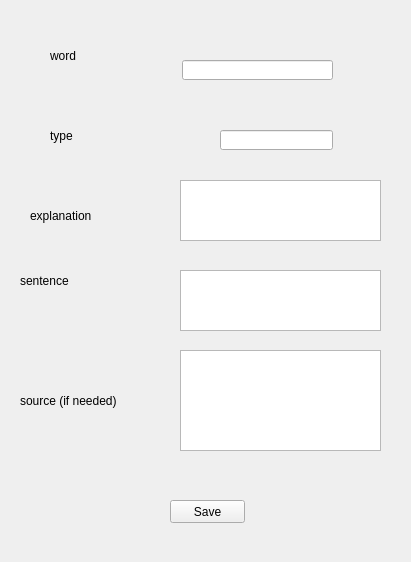
<?xml version="1.0" encoding="UTF-8"?>
<ui version="4.0">
 <class>AddNewWord_popup</class>
 <widget class="QMainWindow" name="AddNewWord_popup">
  <property name="geometry">
   <rect>
    <x>0</x>
    <y>0</y>
    <width>411</width>
    <height>562</height>
   </rect>
  </property>
  <property name="windowTitle">
   <string>MainWindow</string>
  </property>
  <widget class="QWidget" name="centralwidget">
   <widget class="QLabel" name="label">
    <property name="geometry">
     <rect>
      <x>50</x>
      <y>40</y>
      <width>71</width>
      <height>31</height>
     </rect>
    </property>
    <property name="text">
     <string>word</string>
    </property>
   </widget>
   <widget class="QLabel" name="label_2">
    <property name="geometry">
     <rect>
      <x>50</x>
      <y>120</y>
      <width>71</width>
      <height>31</height>
     </rect>
    </property>
    <property name="text">
     <string>type</string>
    </property>
   </widget>
   <widget class="QLabel" name="label_3">
    <property name="geometry">
     <rect>
      <x>30</x>
      <y>200</y>
      <width>111</width>
      <height>31</height>
     </rect>
    </property>
    <property name="text">
     <string>explanation</string>
    </property>
   </widget>
   <widget class="QLabel" name="label_4">
    <property name="geometry">
     <rect>
      <x>20</x>
      <y>270</y>
      <width>111</width>
      <height>21</height>
     </rect>
    </property>
    <property name="text">
     <string>sentence</string>
    </property>
   </widget>
   <widget class="QLineEdit" name="addNew_wordName">
    <property name="geometry">
     <rect>
      <x>182</x>
      <y>60</y>
      <width>151</width>
      <height>20</height>
     </rect>
    </property>
   </widget>
   <widget class="QLineEdit" name="addNew_type">
    <property name="geometry">
     <rect>
      <x>220</x>
      <y>130</y>
      <width>113</width>
      <height>20</height>
     </rect>
    </property>
   </widget>
   <widget class="QTextEdit" name="addNew_explanation">
    <property name="geometry">
     <rect>
      <x>180</x>
      <y>180</y>
      <width>201</width>
      <height>61</height>
     </rect>
    </property>
   </widget>
   <widget class="QTextEdit" name="addNew_sentence">
    <property name="geometry">
     <rect>
      <x>180</x>
      <y>270</y>
      <width>201</width>
      <height>61</height>
     </rect>
    </property>
   </widget>
   <widget class="QTextEdit" name="addNew_source">
    <property name="geometry">
     <rect>
      <x>180</x>
      <y>350</y>
      <width>201</width>
      <height>101</height>
     </rect>
    </property>
   </widget>
   <widget class="QLabel" name="label_5">
    <property name="geometry">
     <rect>
      <x>20</x>
      <y>390</y>
      <width>151</width>
      <height>21</height>
     </rect>
    </property>
    <property name="text">
     <string>source (if needed)</string>
    </property>
   </widget>
   <widget class="QPushButton" name="addNew_Save">
    <property name="geometry">
     <rect>
      <x>170</x>
      <y>500</y>
      <width>75</width>
      <height>23</height>
     </rect>
    </property>
    <property name="text">
     <string>Save</string>
    </property>
   </widget>
  </widget>
 </widget>
 <resources/>
 <connections/>
</ui>
